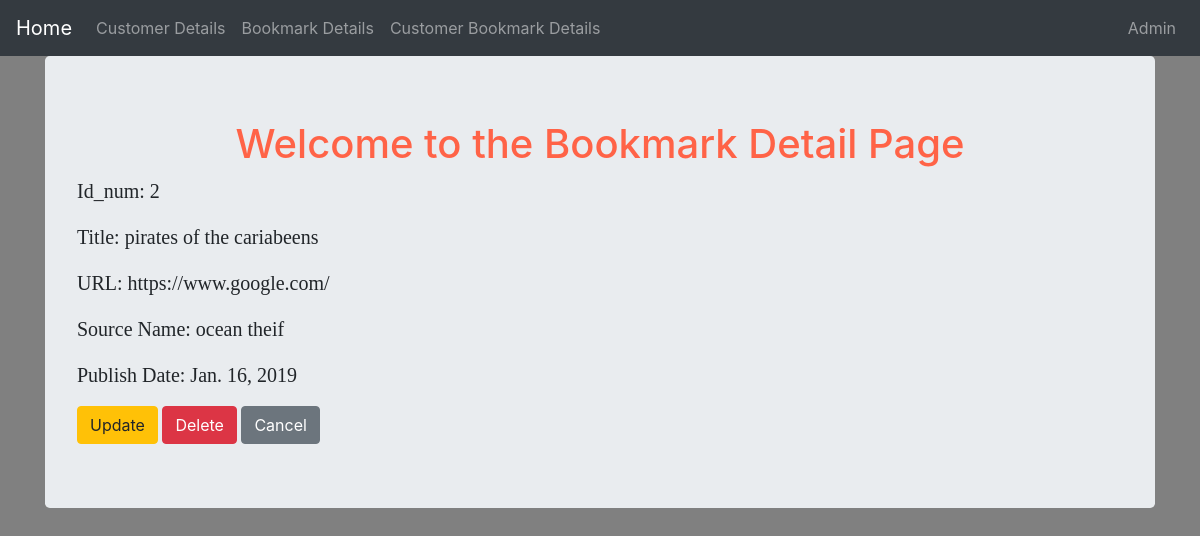
The app's page /app/bookmark/2/ with its own data.
### CB_app/models.py (models this page shows, shortened)
class Bookmark(models.Model):
    title = models.CharField(max_length = 75)
    url = models.URLField(max_length = 200)
    source_name = models.CharField(max_length = 50)
    pub_date = models.DateField()
    customer = models.ManyToManyField(customer_profile, through='customer_bookmark')

### CB_app/views.py (the view)
# urls.py: path('bookmark/<int:pk>/',views.bookmarkDetailView.as_view(),name='b_detail'),
class bookmarkDetailView(DetailView):
    context_object_name = 'bdv'
    model = Bookmark
    template_name = 'CB_app/bookmark_detailview.html'

### CB_app/templates/CB_app/bookmark_detailview.html
{% extends "base.html" %}
{% block body_block %}
  <div class="jumbotron">
    <h1>Welcome to the Bookmark Detail Page</h1>
    <p>Id_num: {{bdv.id}}</p>
    <p>Title: {{bdv.title}}</p>
    <p>URL: {{bdv.url}}</p>
    <p>Source Name: {{bdv.source_name}}</p>
    <p>Publish Date: {{bdv.pub_date}}</p>
    <a class='btn btn-warning' href="{% url 'CB_app:b_update' pk=bdv.pk %}">Update </a>
    <a class='btn btn-danger' href="{% url 'CB_app:b_delete' pk=bdv.pk %}">Delete </a>
    <a class="btn btn-secondary" href={% url 'CB_app:bookmark' %}>Cancel</a>
  </div>
{% endblock %}

### templates/base.html (style rules this page uses)
h1 { color:Tomato; text-align: center; }
p { font-family: verdana; font-size: 20px; }

### records on screen
Bookmark: id "2", title "pirates of the cariabeens", url "https://www.google.com/", source_name "ocean theif", pub_date "Jan. 16, 2019"
